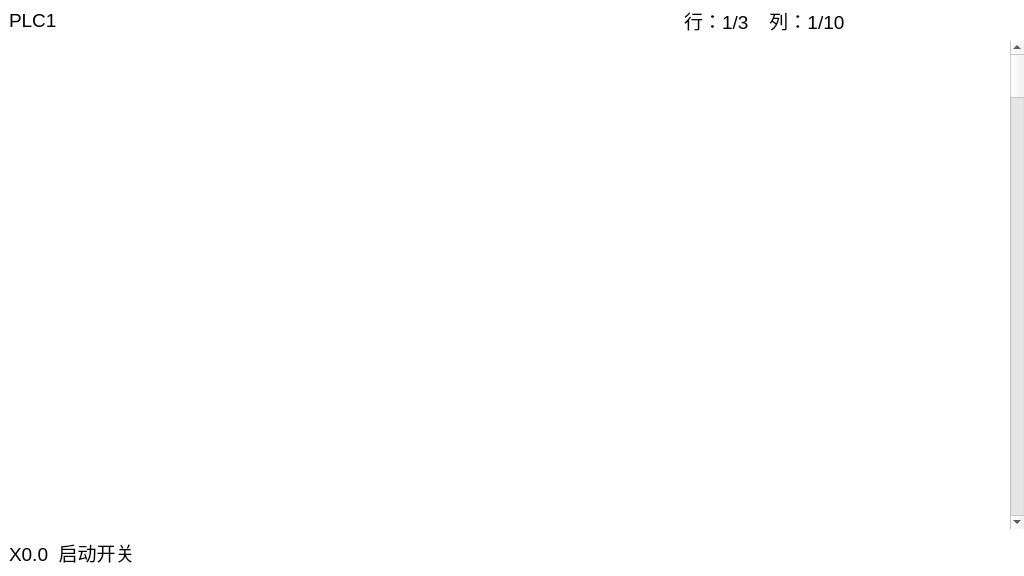
<?xml version="1.0" encoding="UTF-8"?>
<ui version="4.0">
 <class>LadView</class>
 <widget class="QWidget" name="LadView">
  <property name="geometry">
   <rect>
    <x>0</x>
    <y>0</y>
    <width>1024</width>
    <height>576</height>
   </rect>
  </property>
  <property name="palette">
   <palette>
    <active>
     <colorrole role="Window">
      <brush brushstyle="SolidPattern">
       <color alpha="255">
        <red>255</red>
        <green>255</green>
        <blue>255</blue>
       </color>
      </brush>
     </colorrole>
    </active>
    <inactive>
     <colorrole role="Window">
      <brush brushstyle="SolidPattern">
       <color alpha="255">
        <red>255</red>
        <green>255</green>
        <blue>255</blue>
       </color>
      </brush>
     </colorrole>
    </inactive>
    <disabled>
     <colorrole role="Base">
      <brush brushstyle="SolidPattern">
       <color alpha="255">
        <red>255</red>
        <green>255</green>
        <blue>255</blue>
       </color>
      </brush>
     </colorrole>
     <colorrole role="Window">
      <brush brushstyle="SolidPattern">
       <color alpha="255">
        <red>255</red>
        <green>255</green>
        <blue>255</blue>
       </color>
      </brush>
     </colorrole>
    </disabled>
   </palette>
  </property>
  <property name="windowTitle">
   <string>Form</string>
  </property>
  <property name="autoFillBackground">
   <bool>false</bool>
  </property>
  <layout class="QVBoxLayout" name="verticalLayout" stretch="1,12,1">
   <property name="spacing">
    <number>0</number>
   </property>
   <property name="leftMargin">
    <number>0</number>
   </property>
   <property name="topMargin">
    <number>0</number>
   </property>
   <property name="rightMargin">
    <number>0</number>
   </property>
   <property name="bottomMargin">
    <number>0</number>
   </property>
   <item>
    <widget class="QWidget" name="topContainer" native="true">
     <property name="sizePolicy">
      <sizepolicy hsizetype="Preferred" vsizetype="Preferred">
       <horstretch>0</horstretch>
       <verstretch>0</verstretch>
      </sizepolicy>
     </property>
     <layout class="QHBoxLayout" name="horizontalLayout">
      <property name="spacing">
       <number>6</number>
      </property>
      <property name="leftMargin">
       <number>9</number>
      </property>
      <property name="topMargin">
       <number>0</number>
      </property>
      <property name="rightMargin">
       <number>9</number>
      </property>
      <property name="bottomMargin">
       <number>0</number>
      </property>
      <item>
       <widget class="QLabel" name="lblProgName">
        <property name="font">
         <font>
          <pointsize>14</pointsize>
         </font>
        </property>
        <property name="text">
         <string>PLC1</string>
        </property>
       </widget>
      </item>
      <item>
       <widget class="QLabel" name="lblStateInfo">
        <property name="text">
         <string/>
        </property>
       </widget>
      </item>
      <item>
       <widget class="QLabel" name="lblPageInfo">
        <property name="font">
         <font>
          <pointsize>14</pointsize>
         </font>
        </property>
        <property name="text">
         <string>行：1/3    列：1/10</string>
        </property>
       </widget>
      </item>
     </layout>
    </widget>
   </item>
   <item>
    <widget class="QWidget" name="midContainer" native="true">
     <layout class="QHBoxLayout" name="horizontalLayout_3">
      <property name="spacing">
       <number>0</number>
      </property>
      <property name="leftMargin">
       <number>0</number>
      </property>
      <property name="topMargin">
       <number>0</number>
      </property>
      <property name="rightMargin">
       <number>0</number>
      </property>
      <property name="bottomMargin">
       <number>0</number>
      </property>
      <item>
       <widget class="LadPaintWidget" name="ladPaintWidget" native="true"/>
      </item>
      <item>
       <widget class="QScrollBar" name="verticalScrollBar">
        <property name="orientation">
         <enum>Qt::Vertical</enum>
        </property>
       </widget>
      </item>
     </layout>
    </widget>
   </item>
   <item>
    <widget class="QWidget" name="bottomContainer" native="true">
     <property name="sizePolicy">
      <sizepolicy hsizetype="Preferred" vsizetype="Preferred">
       <horstretch>0</horstretch>
       <verstretch>0</verstretch>
      </sizepolicy>
     </property>
     <layout class="QHBoxLayout" name="horizontalLayout_2">
      <item>
       <widget class="QLabel" name="lblRegInfo">
        <property name="font">
         <font>
          <pointsize>14</pointsize>
         </font>
        </property>
        <property name="text">
         <string>X0.0  启动开关</string>
        </property>
       </widget>
      </item>
     </layout>
    </widget>
   </item>
  </layout>
 </widget>
 <customwidgets>
  <customwidget>
   <class>LadPaintWidget</class>
   <extends>QWidget</extends>
   <header>ladpaintwidget.h</header>
   <container>1</container>
  </customwidget>
 </customwidgets>
 <resources/>
 <connections/>
</ui>
